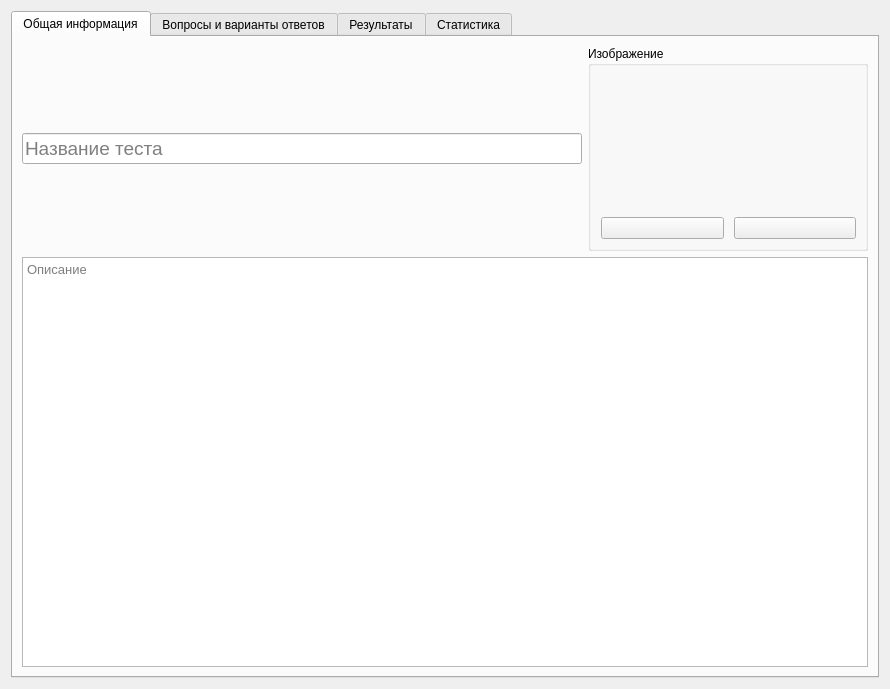
<?xml version="1.0" encoding="UTF-8"?>
<ui version="4.0">
 <class>EditForm</class>
 <widget class="QWidget" name="EditForm">
  <property name="geometry">
   <rect>
    <x>0</x>
    <y>0</y>
    <width>890</width>
    <height>689</height>
   </rect>
  </property>
  <property name="windowTitle">
   <string>Form</string>
  </property>
  <layout class="QVBoxLayout" name="verticalLayout">
   <item>
    <widget class="QTabWidget" name="tabWidget">
     <property name="tabShape">
      <enum>QTabWidget::Rounded</enum>
     </property>
     <property name="currentIndex">
      <number>0</number>
     </property>
     <property name="elideMode">
      <enum>Qt::ElideNone</enum>
     </property>
     <widget class="QWidget" name="generalTab">
      <property name="enabled">
       <bool>true</bool>
      </property>
      <attribute name="icon">
       <iconset resource="resources.qrc">
        <normaloff>:/icons/Resources/information.png</normaloff>:/icons/Resources/information.png</iconset>
      </attribute>
      <attribute name="title">
       <string>Общая информация</string>
      </attribute>
      <layout class="QGridLayout" name="gridLayout" rowstretch="1,2" columnstretch="2,1">
       <item row="0" column="0">
        <widget class="QLineEdit" name="titleEdit">
         <property name="font">
          <font>
           <pointsize>14</pointsize>
          </font>
         </property>
         <property name="toolTip">
          <string>Заголовок</string>
         </property>
         <property name="text">
          <string/>
         </property>
         <property name="alignment">
          <set>Qt::AlignLeading|Qt::AlignLeft|Qt::AlignVCenter</set>
         </property>
         <property name="placeholderText">
          <string>Название теста</string>
         </property>
        </widget>
       </item>
       <item row="1" column="0" colspan="2">
        <widget class="QPlainTextEdit" name="plainTextEdit">
         <property name="font">
          <font>
           <pointsize>10</pointsize>
          </font>
         </property>
         <property name="toolTip">
          <string>Описание</string>
         </property>
         <property name="horizontalScrollBarPolicy">
          <enum>Qt::ScrollBarAlwaysOff</enum>
         </property>
         <property name="placeholderText">
          <string>Описание</string>
         </property>
        </widget>
       </item>
       <item row="0" column="1">
        <widget class="QGroupBox" name="groupBox">
         <property name="sizePolicy">
          <sizepolicy hsizetype="MinimumExpanding" vsizetype="MinimumExpanding">
           <horstretch>0</horstretch>
           <verstretch>0</verstretch>
          </sizepolicy>
         </property>
         <property name="title">
          <string>Изображение</string>
         </property>
         <layout class="QGridLayout" name="gridLayout_2">
          <property name="leftMargin">
           <number>10</number>
          </property>
          <property name="horizontalSpacing">
           <number>10</number>
          </property>
          <item row="0" column="0" colspan="2">
           <widget class="QLabel" name="imagePreviewLabel">
            <property name="text">
             <string/>
            </property>
            <property name="pixmap">
             <pixmap resource="resources.qrc">:/icons/Resources/image_normall.png</pixmap>
            </property>
            <property name="alignment">
             <set>Qt::AlignCenter</set>
            </property>
           </widget>
          </item>
          <item row="1" column="0">
           <widget class="QPushButton" name="imageLoadButton">
            <property name="toolTip">
             <string>Выбрать изображение</string>
            </property>
            <property name="text">
             <string/>
            </property>
            <property name="icon">
             <iconset resource="resources.qrc">
              <normaloff>:/icons/Resources/folder_image.png</normaloff>:/icons/Resources/folder_image.png</iconset>
            </property>
            <property name="iconSize">
             <size>
              <width>18</width>
              <height>18</height>
             </size>
            </property>
           </widget>
          </item>
          <item row="1" column="1">
           <widget class="QPushButton" name="imageDeleteButton">
            <property name="toolTip">
             <string>Удалить изображение</string>
            </property>
            <property name="text">
             <string/>
            </property>
            <property name="icon">
             <iconset resource="resources.qrc">
              <normaloff>:/icons/Resources/remove.png</normaloff>:/icons/Resources/remove.png</iconset>
            </property>
            <property name="iconSize">
             <size>
              <width>14</width>
              <height>18</height>
             </size>
            </property>
           </widget>
          </item>
         </layout>
        </widget>
       </item>
      </layout>
     </widget>
     <widget class="QWidget" name="questionsTab">
      <attribute name="icon">
       <iconset resource="resources.qrc">
        <normaloff>:/icons/Resources/comment_question.png</normaloff>:/icons/Resources/comment_question.png</iconset>
      </attribute>
      <attribute name="title">
       <string>Вопросы и варианты ответов</string>
      </attribute>
      <layout class="QVBoxLayout" name="verticalLayout_6">
       <item>
        <widget class="QSplitter" name="splitter">
         <property name="frameShadow">
          <enum>QFrame::Raised</enum>
         </property>
         <property name="orientation">
          <enum>Qt::Horizontal</enum>
         </property>
         <property name="opaqueResize">
          <bool>true</bool>
         </property>
         <property name="handleWidth">
          <number>0</number>
         </property>
         <property name="childrenCollapsible">
          <bool>false</bool>
         </property>
         <widget class="QWidget" name="verticalLayoutWidget">
          <layout class="QVBoxLayout" name="questionEditLayout">
           <property name="spacing">
            <number>8</number>
           </property>
           <property name="rightMargin">
            <number>5</number>
           </property>
           <item>
            <widget class="QLineEdit" name="questionText">
             <property name="enabled">
              <bool>false</bool>
             </property>
             <property name="font">
              <font>
               <pointsize>11</pointsize>
              </font>
             </property>
             <property name="placeholderText">
              <string>Текст вопроса</string>
             </property>
            </widget>
           </item>
           <item>
            <widget class="QCheckBox" name="multiOptionCheckBox">
             <property name="enabled">
              <bool>false</bool>
             </property>
             <property name="text">
              <string>Несколько вариантов ответа</string>
             </property>
            </widget>
           </item>
           <item>
            <widget class="QScrollArea" name="answersScrollBox">
             <property name="enabled">
              <bool>false</bool>
             </property>
             <property name="frameShape">
              <enum>QFrame::StyledPanel</enum>
             </property>
             <property name="frameShadow">
              <enum>QFrame::Sunken</enum>
             </property>
             <property name="widgetResizable">
              <bool>true</bool>
             </property>
             <property name="alignment">
              <set>Qt::AlignHCenter|Qt::AlignTop</set>
             </property>
             <widget class="QWidget" name="scrollAreaWidgetContents">
              <property name="geometry">
               <rect>
                <x>0</x>
                <y>0</y>
                <width>350</width>
                <height>521</height>
               </rect>
              </property>
              <layout class="QVBoxLayout" name="verticalLayout_2"/>
             </widget>
            </widget>
           </item>
           <item>
            <widget class="QPushButton" name="addOptionButton">
             <property name="enabled">
              <bool>false</bool>
             </property>
             <property name="sizePolicy">
              <sizepolicy hsizetype="MinimumExpanding" vsizetype="Fixed">
               <horstretch>0</horstretch>
               <verstretch>0</verstretch>
              </sizepolicy>
             </property>
             <property name="text">
              <string>Добавить вариант ответа</string>
             </property>
            </widget>
           </item>
          </layout>
         </widget>
         <widget class="QWidget" name="verticalLayoutWidget_2">
          <layout class="QVBoxLayout" name="questionListLayout" stretch="6,1,11,1">
           <property name="leftMargin">
            <number>5</number>
           </property>
           <item>
            <widget class="QLabel" name="imagePreviewLabel_2">
             <property name="text">
              <string/>
             </property>
             <property name="pixmap">
              <pixmap resource="resources.qrc">:/icons/Resources/image_normall.png</pixmap>
             </property>
             <property name="scaledContents">
              <bool>false</bool>
             </property>
             <property name="alignment">
              <set>Qt::AlignCenter</set>
             </property>
            </widget>
           </item>
           <item>
            <layout class="QHBoxLayout" name="imageButtonsLayout" stretch="1,1">
             <property name="spacing">
              <number>5</number>
             </property>
             <property name="leftMargin">
              <number>5</number>
             </property>
             <property name="rightMargin">
              <number>5</number>
             </property>
             <item>
              <widget class="QPushButton" name="imageLoadButton_2">
               <property name="text">
                <string/>
               </property>
               <property name="icon">
                <iconset resource="resources.qrc">
                 <normaloff>:/icons/Resources/folder_image.png</normaloff>:/icons/Resources/folder_image.png</iconset>
               </property>
              </widget>
             </item>
             <item>
              <widget class="QPushButton" name="imageDeleteButton_2">
               <property name="text">
                <string/>
               </property>
               <property name="icon">
                <iconset resource="resources.qrc">
                 <normaloff>:/icons/Resources/remove.png</normaloff>:/icons/Resources/remove.png</iconset>
               </property>
               <property name="iconSize">
                <size>
                 <width>14</width>
                 <height>18</height>
                </size>
               </property>
              </widget>
             </item>
            </layout>
           </item>
           <item>
            <widget class="QListWidget" name="questionsList"/>
           </item>
           <item>
            <layout class="QHBoxLayout" name="horizontalLayout_2">
             <property name="spacing">
              <number>5</number>
             </property>
             <property name="leftMargin">
              <number>0</number>
             </property>
             <property name="rightMargin">
              <number>0</number>
             </property>
             <item>
              <widget class="QPushButton" name="addQuestionButton">
               <property name="sizePolicy">
                <sizepolicy hsizetype="Minimum" vsizetype="Fixed">
                 <horstretch>0</horstretch>
                 <verstretch>0</verstretch>
                </sizepolicy>
               </property>
               <property name="text">
                <string/>
               </property>
               <property name="icon">
                <iconset resource="resources.qrc">
                 <normaloff>:/icons/Resources/add_small.png</normaloff>:/icons/Resources/add_small.png</iconset>
               </property>
              </widget>
             </item>
             <item>
              <widget class="QPushButton" name="deleteQuestionButton">
               <property name="sizePolicy">
                <sizepolicy hsizetype="Minimum" vsizetype="Fixed">
                 <horstretch>0</horstretch>
                 <verstretch>0</verstretch>
                </sizepolicy>
               </property>
               <property name="text">
                <string/>
               </property>
               <property name="icon">
                <iconset resource="resources.qrc">
                 <normaloff>:/icons/Resources/minus_sign_small.png</normaloff>:/icons/Resources/minus_sign_small.png</iconset>
               </property>
              </widget>
             </item>
             <item>
              <widget class="QPushButton" name="moveUpButton">
               <property name="sizePolicy">
                <sizepolicy hsizetype="Minimum" vsizetype="Fixed">
                 <horstretch>0</horstretch>
                 <verstretch>0</verstretch>
                </sizepolicy>
               </property>
               <property name="text">
                <string/>
               </property>
               <property name="icon">
                <iconset resource="resources.qrc">
                 <normaloff>:/icons/Resources/arrow_medium_up.png</normaloff>:/icons/Resources/arrow_medium_up.png</iconset>
               </property>
              </widget>
             </item>
             <item>
              <widget class="QPushButton" name="moveDownButton">
               <property name="text">
                <string/>
               </property>
               <property name="icon">
                <iconset resource="resources.qrc">
                 <normaloff>:/icons/Resources/arrow_medium_down.png</normaloff>:/icons/Resources/arrow_medium_down.png</iconset>
               </property>
              </widget>
             </item>
            </layout>
           </item>
          </layout>
         </widget>
        </widget>
       </item>
      </layout>
     </widget>
     <widget class="QWidget" name="resultsTab">
      <attribute name="icon">
       <iconset resource="resources.qrc">
        <normaloff>:/icons/Resources/list.png</normaloff>:/icons/Resources/list.png</iconset>
      </attribute>
      <attribute name="title">
       <string>Результаты</string>
      </attribute>
      <layout class="QVBoxLayout" name="verticalLayout_5">
       <item>
        <widget class="QSplitter" name="splitter_2">
         <property name="orientation">
          <enum>Qt::Horizontal</enum>
         </property>
         <property name="opaqueResize">
          <bool>true</bool>
         </property>
         <property name="handleWidth">
          <number>0</number>
         </property>
         <property name="childrenCollapsible">
          <bool>false</bool>
         </property>
         <widget class="QWidget" name="layoutWidget">
          <layout class="QVBoxLayout" name="verticalLayout_4">
           <property name="rightMargin">
            <number>5</number>
           </property>
           <item>
            <widget class="QGroupBox" name="groupBox_2">
             <property name="enabled">
              <bool>false</bool>
             </property>
             <property name="title">
              <string>Диапазон баллов</string>
             </property>
             <layout class="QHBoxLayout" name="horizontalLayout_5" stretch="1,2,1,2">
              <property name="spacing">
               <number>12</number>
              </property>
              <item>
               <widget class="QLabel" name="label">
                <property name="sizePolicy">
                 <sizepolicy hsizetype="Maximum" vsizetype="Fixed">
                  <horstretch>0</horstretch>
                  <verstretch>0</verstretch>
                 </sizepolicy>
                </property>
                <property name="text">
                 <string>От:</string>
                </property>
               </widget>
              </item>
              <item>
               <widget class="QSpinBox" name="spinBox">
                <property name="enabled">
                 <bool>false</bool>
                </property>
                <property name="suffix">
                 <string/>
                </property>
                <property name="minimum">
                 <number>-1000</number>
                </property>
                <property name="maximum">
                 <number>1000</number>
                </property>
               </widget>
              </item>
              <item>
               <widget class="QLabel" name="label_2">
                <property name="sizePolicy">
                 <sizepolicy hsizetype="Maximum" vsizetype="Fixed">
                  <horstretch>0</horstretch>
                  <verstretch>0</verstretch>
                 </sizepolicy>
                </property>
                <property name="text">
                 <string>До:</string>
                </property>
               </widget>
              </item>
              <item>
               <widget class="QSpinBox" name="spinBox_2">
                <property name="enabled">
                 <bool>false</bool>
                </property>
                <property name="minimum">
                 <number>-1000</number>
                </property>
                <property name="maximum">
                 <number>1000</number>
                </property>
               </widget>
              </item>
             </layout>
            </widget>
           </item>
           <item>
            <widget class="QLineEdit" name="resultTitleEdit">
             <property name="enabled">
              <bool>false</bool>
             </property>
             <property name="sizePolicy">
              <sizepolicy hsizetype="MinimumExpanding" vsizetype="Fixed">
               <horstretch>0</horstretch>
               <verstretch>0</verstretch>
              </sizepolicy>
             </property>
             <property name="font">
              <font>
               <pointsize>12</pointsize>
              </font>
             </property>
             <property name="placeholderText">
              <string>Заголовок результата</string>
             </property>
            </widget>
           </item>
           <item>
            <widget class="QPlainTextEdit" name="resultDescEdit">
             <property name="enabled">
              <bool>false</bool>
             </property>
             <property name="sizePolicy">
              <sizepolicy hsizetype="MinimumExpanding" vsizetype="Expanding">
               <horstretch>0</horstretch>
               <verstretch>0</verstretch>
              </sizepolicy>
             </property>
             <property name="font">
              <font>
               <pointsize>10</pointsize>
              </font>
             </property>
             <property name="horizontalScrollBarPolicy">
              <enum>Qt::ScrollBarAlwaysOff</enum>
             </property>
             <property name="placeholderText">
              <string>Подробное описание</string>
             </property>
            </widget>
           </item>
          </layout>
         </widget>
         <widget class="QWidget" name="layoutWidget">
          <layout class="QVBoxLayout" name="verticalLayout_3" stretch="6,1,11,1">
           <property name="leftMargin">
            <number>5</number>
           </property>
           <item>
            <widget class="QLabel" name="imagePreviewLabel_3">
             <property name="sizePolicy">
              <sizepolicy hsizetype="Minimum" vsizetype="Preferred">
               <horstretch>0</horstretch>
               <verstretch>0</verstretch>
              </sizepolicy>
             </property>
             <property name="text">
              <string/>
             </property>
             <property name="pixmap">
              <pixmap resource="resources.qrc">:/icons/Resources/image_normall.png</pixmap>
             </property>
             <property name="alignment">
              <set>Qt::AlignCenter</set>
             </property>
            </widget>
           </item>
           <item>
            <layout class="QHBoxLayout" name="horizontalLayout">
             <property name="spacing">
              <number>5</number>
             </property>
             <property name="leftMargin">
              <number>5</number>
             </property>
             <property name="rightMargin">
              <number>5</number>
             </property>
             <item>
              <widget class="QPushButton" name="imageLoadButton_3">
               <property name="sizePolicy">
                <sizepolicy hsizetype="MinimumExpanding" vsizetype="Fixed">
                 <horstretch>0</horstretch>
                 <verstretch>0</verstretch>
                </sizepolicy>
               </property>
               <property name="text">
                <string/>
               </property>
               <property name="icon">
                <iconset resource="resources.qrc">
                 <normaloff>:/icons/Resources/folder_image.png</normaloff>:/icons/Resources/folder_image.png</iconset>
               </property>
               <property name="iconSize">
                <size>
                 <width>18</width>
                 <height>18</height>
                </size>
               </property>
               <property name="flat">
                <bool>false</bool>
               </property>
              </widget>
             </item>
             <item>
              <widget class="QPushButton" name="imageDeleteButton_3">
               <property name="sizePolicy">
                <sizepolicy hsizetype="MinimumExpanding" vsizetype="Fixed">
                 <horstretch>0</horstretch>
                 <verstretch>0</verstretch>
                </sizepolicy>
               </property>
               <property name="text">
                <string/>
               </property>
               <property name="icon">
                <iconset resource="resources.qrc">
                 <normaloff>:/icons/Resources/remove.png</normaloff>:/icons/Resources/remove.png</iconset>
               </property>
               <property name="iconSize">
                <size>
                 <width>15</width>
                 <height>18</height>
                </size>
               </property>
               <property name="flat">
                <bool>false</bool>
               </property>
              </widget>
             </item>
            </layout>
           </item>
           <item>
            <widget class="QListWidget" name="resultsList">
             <property name="sizePolicy">
              <sizepolicy hsizetype="Minimum" vsizetype="Expanding">
               <horstretch>0</horstretch>
               <verstretch>0</verstretch>
              </sizepolicy>
             </property>
            </widget>
           </item>
           <item>
            <layout class="QHBoxLayout" name="horizontalLayout_3">
             <property name="spacing">
              <number>5</number>
             </property>
             <property name="leftMargin">
              <number>0</number>
             </property>
             <property name="rightMargin">
              <number>0</number>
             </property>
             <item>
              <widget class="QPushButton" name="addResultButton">
               <property name="sizePolicy">
                <sizepolicy hsizetype="Minimum" vsizetype="Fixed">
                 <horstretch>0</horstretch>
                 <verstretch>0</verstretch>
                </sizepolicy>
               </property>
               <property name="toolTip">
                <string>Добавить результат</string>
               </property>
               <property name="text">
                <string/>
               </property>
               <property name="icon">
                <iconset resource="resources.qrc">
                 <normaloff>:/icons/Resources/add_small.png</normaloff>:/icons/Resources/add_small.png</iconset>
               </property>
               <property name="flat">
                <bool>false</bool>
               </property>
              </widget>
             </item>
             <item>
              <widget class="QPushButton" name="deleteResultButton">
               <property name="sizePolicy">
                <sizepolicy hsizetype="Minimum" vsizetype="Fixed">
                 <horstretch>0</horstretch>
                 <verstretch>0</verstretch>
                </sizepolicy>
               </property>
               <property name="toolTip">
                <string>Удалить выбранный результат</string>
               </property>
               <property name="text">
                <string/>
               </property>
               <property name="icon">
                <iconset resource="resources.qrc">
                 <normaloff>:/icons/Resources/minus_sign_small.png</normaloff>:/icons/Resources/minus_sign_small.png</iconset>
               </property>
               <property name="flat">
                <bool>false</bool>
               </property>
              </widget>
             </item>
             <item>
              <widget class="QPushButton" name="moveUpButton_2">
               <property name="sizePolicy">
                <sizepolicy hsizetype="Minimum" vsizetype="Fixed">
                 <horstretch>0</horstretch>
                 <verstretch>0</verstretch>
                </sizepolicy>
               </property>
               <property name="toolTip">
                <string>Переместить выбранный результат выше</string>
               </property>
               <property name="text">
                <string/>
               </property>
               <property name="icon">
                <iconset resource="resources.qrc">
                 <normaloff>:/icons/Resources/arrow_medium_up.png</normaloff>:/icons/Resources/arrow_medium_up.png</iconset>
               </property>
               <property name="flat">
                <bool>false</bool>
               </property>
              </widget>
             </item>
             <item>
              <widget class="QPushButton" name="moveDownButton_2">
               <property name="sizePolicy">
                <sizepolicy hsizetype="Minimum" vsizetype="Fixed">
                 <horstretch>0</horstretch>
                 <verstretch>0</verstretch>
                </sizepolicy>
               </property>
               <property name="toolTip">
                <string>Переместить выбранный результат ниже</string>
               </property>
               <property name="text">
                <string/>
               </property>
               <property name="icon">
                <iconset resource="resources.qrc">
                 <normaloff>:/icons/Resources/arrow_medium_down.png</normaloff>:/icons/Resources/arrow_medium_down.png</iconset>
               </property>
               <property name="flat">
                <bool>false</bool>
               </property>
              </widget>
             </item>
            </layout>
           </item>
          </layout>
         </widget>
        </widget>
       </item>
      </layout>
     </widget>
     <widget class="QWidget" name="statsTab">
      <attribute name="icon">
       <iconset resource="resources.qrc">
        <normaloff>:/icons/Resources/chartP.png</normaloff>:/icons/Resources/chartP.png</iconset>
      </attribute>
      <attribute name="title">
       <string>Статистика</string>
      </attribute>
      <layout class="QVBoxLayout" name="verticalLayout_8" stretch="1,0">
       <item>
        <layout class="QVBoxLayout" name="ChartVLayout"/>
       </item>
       <item>
        <layout class="QHBoxLayout" name="horizontalLayout_4">
         <item>
          <spacer name="horizontalSpacer">
           <property name="orientation">
            <enum>Qt::Horizontal</enum>
           </property>
           <property name="sizeHint" stdset="0">
            <size>
             <width>40</width>
             <height>20</height>
            </size>
           </property>
          </spacer>
         </item>
         <item>
          <widget class="QPushButton" name="statsResetButton">
           <property name="sizePolicy">
            <sizepolicy hsizetype="Maximum" vsizetype="Fixed">
             <horstretch>0</horstretch>
             <verstretch>0</verstretch>
            </sizepolicy>
           </property>
           <property name="layoutDirection">
            <enum>Qt::LeftToRight</enum>
           </property>
           <property name="autoFillBackground">
            <bool>false</bool>
           </property>
           <property name="text">
            <string>Сбросить статистику</string>
           </property>
          </widget>
         </item>
        </layout>
       </item>
      </layout>
     </widget>
    </widget>
   </item>
  </layout>
 </widget>
 <resources>
  <include location="resources.qrc"/>
 </resources>
 <connections/>
</ui>
